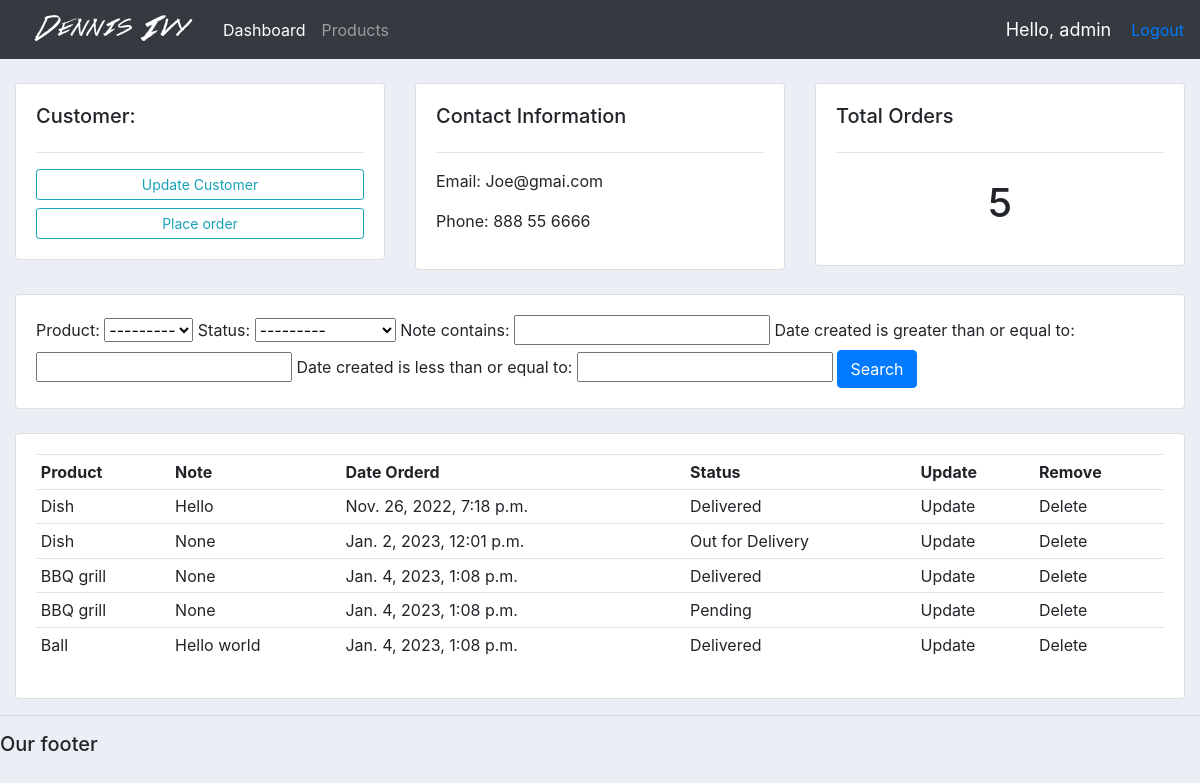
The app's page /customer/2 (signed in), older data.
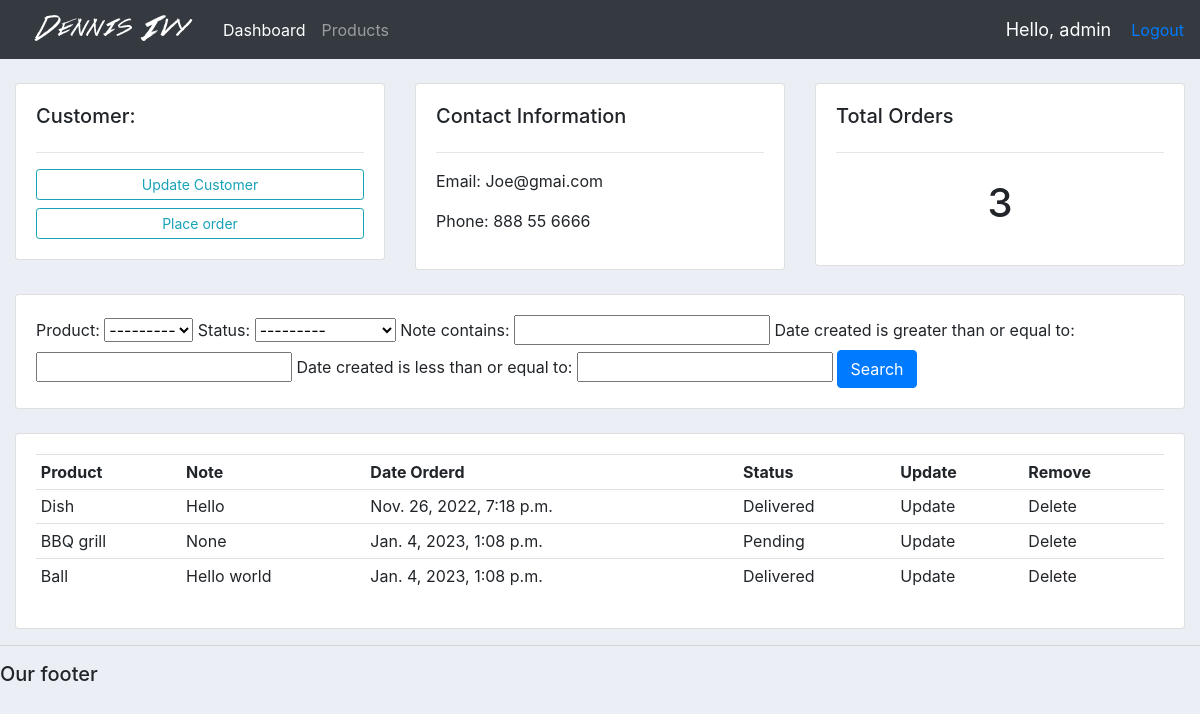
The same page, newer data.
### accounts/models.py (models this page shows, shortened)
class Order(models.Model):
    STATUS=(
        ('Pending', 'Pending'),
        ('Out for Delivery','Out for Delivery'),
        ('Delivered', 'Delivered'),
    )
    customer= models.ForeignKey(Customer,null = True, on_delete=models.SET_NULL)
    product=models.ForeignKey(Product,null = True, on_delete=models.SET_NULL)
    date_created = models.DateTimeField(auto_now_add=True, null=True)
    status = models.CharField(max_length=200, null=True, choices=STATUS)
    note= models.CharField(max_length=10000, null=True)

class Product(models.Model):
    CATEGORY=(
        ('Indoor','Indoor'),
        ('Out Door', 'Out Door')
    )
    name = models.CharField(max_length=200, null=True)
    price = models.FloatField(null=True)
    category = models.CharField(max_length=200, null=True, choices=CATEGORY)
    description = models.CharField(max_length=200, null=True, blank=True)
    date_created = models.DateTimeField(auto_now_add=True, null=True)
    tags= models.ManyToManyField(tags)
    def __str__(self) -> str:
        return self.name

### accounts/decorators.py (the view)
        def wrapper_func(request,*args, **kwargs):
            group = None
            if request.user.groups.exists():
                group = request.user.groups.all()[0].name
            if group in allowed_roles:
                return view_func(request,*args, **kwargs)
            else:
                return HttpResponse('You are not authorized to view to this page ')

### accounts/views.py (called while the page is built)
@login_required(login_url='login')
@allowed_users(allowed_roles=['admin'])
def customer(request, pk_test):
    customer = Customer.objects.get(id=pk_test)
    orders = customer.order_set.all()
    order_count = orders.count()
    myFilter = Orderfilter(request.GET, queryset=orders)
    orders = myFilter.qs
    return render(request, 'accounts/customer.html', {
        "customer": customer,
        "orders": orders,
        "order_count": order_count,
        'myFilter': myFilter
    })

### accounts/templates/accounts/customer.html
{%  extends 'accounts/main.html' %}
{% block content %}
	<br>
<div class="row">
	<div class="col-md">
		<div class="card card-body">
			<h5>Customer:</h5>
			<hr>
			<a class="btn btn-outline-info  btn-sm btn-block" href="">Update Customer</a>
			<a class="btn btn-outline-info  btn-sm btn-block" href="{% url 'create_order' customer.id %}">Place order</a>
		</div>
	</div>
	<div class="col-md">
		<div class="card card-body">
			<h5>Contact Information</h5>
			<hr>
			<p>Email: {{ customer.email}} </p>
			<p>Phone: {{ customer.phone}} </p>
		</div>
	</div>
	<div class="col-md">
		<div class="card card-body">
			<h5>Total Orders</h5>
			<hr>
			<h1 style="text-align: center;padding: 10px">{{order_count}}</h1>
		</div>
	</div>
</div>
<br>
<div class="row">
	<div class="col">
		<div class="card card-body">
			<form method="get">
				{{ myFilter.form }}
		    <button class="btn btn-primary" type="submit">Search</button>
		  </form>
		</div>
	</div>
</div>
<br>
<div class="row">
	<div class="col-md">
		<div class="card card-body">
			<table class="table table-sm">
				<tr>
					<th>Product</th>
					<th>Note</th>
					<th>Date Orderd</th>
					<th>Status</th>
					<th>Update</th>
					<th>Remove</th>
				</tr>
				{% for order in orders %}
					<tr>
						<td>{{ order.product }}</td>
						<td>{{ order.note }}</td>
						<td>{{ order.date_created }}</td>
						<td>{{ order.status }}</td>
						<td><a href="#"></a>Update</td>
						<td><a href="#"></a>Delete</td>
					</tr>
				{% endfor %}
			</table>
		</div>
	</div>
</div>
{% endblock %}

Row changes from the older to the newer data that the page shows:
removed Order: product "Dish", note "None", date_created "Jan. 2, 2023, 12:01 p.m.", status "Out for Delivery"
removed Order: product "BBQ grill", note "None", date_created "Jan. 4, 2023, 1:08 p.m.", status "Delivered"
Text that changed along with them:
{{ order_count }}: "5" → "3"
